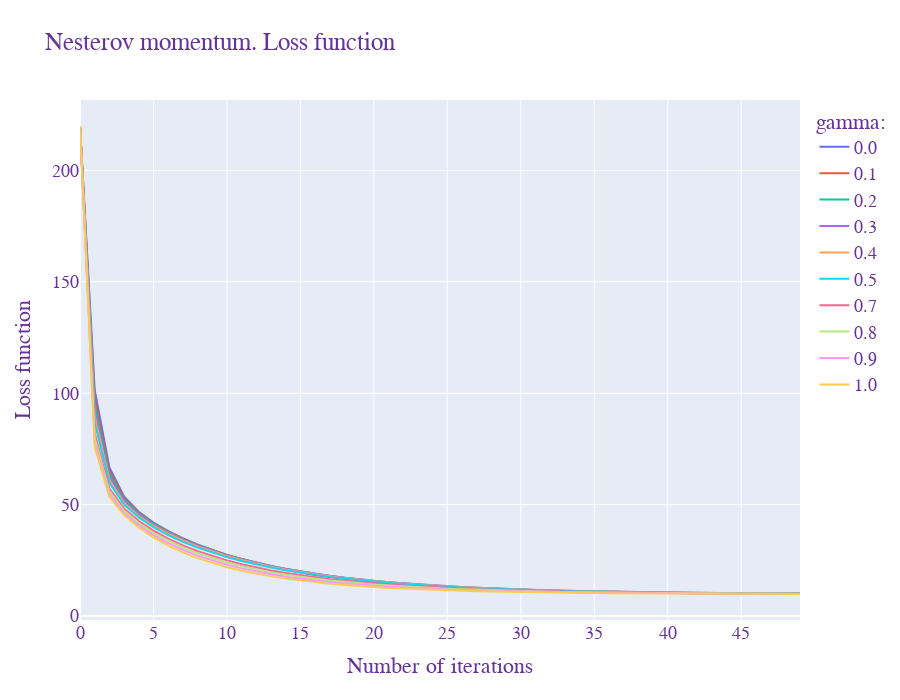

The cell this chart's notebook holds for it:
### Markdown cell above
### Nesterov momentum

<p style="align: center;"><img align=center src="https://tex.s2cms.ru/svg/%0Av_t%20%3D%20%5Cgamma%20v_%7Bt-1%7D%20%2B%20%5Ceta%20%5Cnabla_%5Ctheta%20J(%20%5Ctheta%20-%20%5Cgamma%20v_%7Bt-1%7D%20)%0A" height=50/></p>

<p style="align: center;"><img align=center src="https://tex.s2cms.ru/svg/%0A%5Ctheta%20%3D%20%5Ctheta%20-%20v_t%0A" height=50/></p>

### Code cell
optimiser = GradientOptimiser()
losses= {}
for gamma in [0, 0.1, 0.2, 0.3, 0.4, 0.5, 0.7, 0.8, 0.9, 1]:
  # reset already learned coefficients 
  optimiser.coeffs = None
  optimiser.fit(X, y, lr = 3e-2, max_iter=50, method = 'nesterov', nbatches= 10, gamma = gamma)
  losses.setdefault (gamma, optimiser.get_mseloss())
for k,v in losses.items():
  print (f'Gamma: {k}, MSE:{round(v[-1],6)}')
plot_losses(losses, title= 'Nesterov momentum. Loss function', legend = 'gamma:')

### Figure 1 — Plotly figure (JSON) as saved in the notebook; plotly's stock layout.template omitted (floating-point values rounded to 4 significant figures)
{"data": [{"hovertemplate": "variable=0.0<br>index=%{x}<br>value=%{y}<extra></extra>", "legendgroup": "0.0", "line": {"color": "#636efa", "dash": "solid"}, "marker": {"symbol": "circle"}, "mode": "lines", "name": "0.0", "orientation": "v", "showlegend": true, "type": "scatter", "x": [0, 1, 2, 3, 4, 5, 6, 7, 8, 9, 10, 11, 12, 13, 14, 15, 16, 17, 18, 19, 20, 21, 22, 23, 24, 25, 26, 27, 28, 29, 30, 31, 32, 33, 34, 35, 36, 37, 38, 39, 40, 41, 42, 43, 44, 45, 46, 47, 48, 49], "xaxis": "x", "y": [219.9, 101.5, 66.74, 53.67, 46.76, 41.96, 38.12, 34.86, 32.02, 29.53, 27.33, 25.38, 23.65, 22.12, 20.76, 19.56, 18.49, 17.54, 16.69, 15.94, 15.28, 14.68, 14.16, 13.69, 13.27, 12.9, 12.57, 12.28, 12.02, 11.78, 11.58, 11.39, 11.22, 11.08, 10.94, 10.83, 10.72, 10.63, 10.54, 10.47, 10.4, 10.34, 10.28, 10.23, 10.19, 10.15, 10.11, 10.08, 10.05, 10.03], "yaxis": "y"}, {"hovertemplate": "variable=0.1<br>index=%{x}<br>value=%{y}<extra></extra>", "legendgroup": "0.1", "line": {"color": "#EF553B", "dash": "solid"}, "marker": {"symbol": "circle"}, "mode": "lines", "name": "0.1", "orientation": "v", "showlegend": true, "type": "scatter", "x": [0, 1, 2, 3, 4, 5, 6, 7, 8, 9, 10, 11, 12, 13, 14, 15, 16, 17, 18, 19, 20, 21, 22, 23, 24, 25, 26, 27, 28, 29, 30, 31, 32, 33, 34, 35, 36, 37, 38, 39, 40, 41, 42, 43, 44, 45, 46, 47, 48, 49], "xaxis": "x", "y": [219.9, 98.31, 65.23, 53.03, 46.43, 41.76, 38.0, 34.81, 32.05, 29.62, 27.48, 25.58, 23.9, 22.4, 21.06, 19.88, 18.82, 17.87, 17.02, 16.27, 15.6, 14.99, 14.45, 13.97, 13.54, 13.15, 12.81, 12.5, 12.22, 11.97, 11.75, 11.55, 11.38, 11.22, 11.07, 10.94, 10.83, 10.72, 10.63, 10.55, 10.47, 10.41, 10.34, 10.29, 10.24, 10.2, 10.16, 10.12, 10.09, 10.06], "yaxis": "y"}, {"hovertemplate": "variable=0.2<br>index=%{x}<br>value=%{y}<extra></extra>", "legendgroup": "0.2", "line": {"color": "#00cc96", "dash": "solid"}, "marker": {"symbol": "circle"}, "mode": "lines", "name": "0.2", "orientation": "v", "showlegend": true, "type": "scatter", "x": [0, 1, 2, 3, 4, 5, 6, 7, 8, 9, 10, 11, 12, 13, 14, 15, 16, 17, 18, 19, 20, 21, 22, 23, 24, 25, 26, 27, 28, 29, 30, 31, 32, 33, 34, 35, 36, 37, 38, 39, 40, 41, 42, 43, 44, 45, 46, 47, 48, 49], "xaxis": "x", "y": [219.9, 95.27, 63.79, 52.35, 46.02, 41.46, 37.78, 34.65, 31.94, 29.57, 27.48, 25.62, 23.97, 22.51, 21.2, 20.03, 18.98, 18.05, 17.21, 16.46, 15.78, 15.18, 14.64, 14.15, 13.71, 13.32, 12.96, 12.65, 12.36, 12.11, 11.88, 11.67, 11.48, 11.31, 11.16, 11.03, 10.91, 10.8, 10.7, 10.61, 10.53, 10.46, 10.39, 10.33, 10.28, 10.23, 10.19, 10.15, 10.12, 10.08], "yaxis": "y"}, {"hovertemplate": "variable=0.3<br>index=%{x}<br>value=%{y}<extra></extra>", "legendgroup": "0.3", "line": {"color": "#ab63fa", "dash": "solid"}, "marker": {"symbol": "circle"}, "mode": "lines", "name": "0.3", "orientation": "v", "showlegend": true, "type": "scatter", "x": [0, 1, 2, 3, 4, 5, 6, 7, 8, 9, 10, 11, 12, 13, 14, 15, 16, 17, 18, 19, 20, 21, 22, 23, 24, 25, 26, 27, 28, 29, 30, 31, 32, 33, 34, 35, 36, 37, 38, 39, 40, 41, 42, 43, 44, 45, 46, 47, 48, 49], "xaxis": "x", "y": [219.9, 92.37, 62.41, 51.63, 45.52, 41.06, 37.43, 34.36, 31.69, 29.36, 27.3, 25.49, 23.87, 22.44, 21.15, 20.01, 18.98, 18.06, 17.24, 16.49, 15.83, 15.23, 14.69, 14.21, 13.77, 13.38, 13.02, 12.71, 12.42, 12.16, 11.93, 11.72, 11.53, 11.36, 11.21, 11.07, 10.94, 10.83, 10.73, 10.64, 10.56, 10.48, 10.42, 10.35, 10.3, 10.25, 10.21, 10.17, 10.13, 10.1], "yaxis": "y"}, {"hovertemplate": "variable=0.4<br>index=%{x}<br>value=%{y}<extra></extra>", "legendgroup": "0.4", "line": {"color": "#FFA15A", "dash": "solid"}, "marker": {"symbol": "circle"}, "mode": "lines", "name": "0.4", "orientation": "v", "showlegend": true, "type": "scatter", "x": [0, 1, 2, 3, 4, 5, 6, 7, 8, 9, 10, 11, 12, 13, 14, 15, 16, 17, 18, 19, 20, 21, 22, 23, 24, 25, 26, 27, 28, 29, 30, 31, 32, 33, 34, 35, 36, 37, 38, 39, 40, 41, 42, 43, 44, 45, 46, 47, 48, 49], "xaxis": "x", "y": [219.9, 89.62, 61.06, 50.86, 44.94, 40.54, 36.96, 33.91, 31.28, 28.98, 26.96, 25.18, 23.6, 22.19, 20.93, 19.81, 18.81, 17.91, 17.1, 16.38, 15.73, 15.14, 14.61, 14.14, 13.71, 13.33, 12.98, 12.67, 12.39, 12.13, 11.9, 11.7, 11.51, 11.34, 11.19, 11.06, 10.93, 10.82, 10.72, 10.63, 10.55, 10.48, 10.41, 10.35, 10.3, 10.25, 10.2, 10.16, 10.13, 10.1], "yaxis": "y"}, {"hovertemplate": "variable=0.5<br>index=%{x}<br>value=%{y}<extra></extra>", "legendgroup": "0.5", "line": {"color": "#19d3f3", "dash": "solid"}, "marker": {"symbol": "circle"}, "mode": "lines", "name": "0.5", "orientation": "v", "showlegend": true, "type": "scatter", "x": [0, 1, 2, 3, 4, 5, 6, 7, 8, 9, 10, 11, 12, 13, 14, 15, 16, 17, 18, 19, 20, 21, 22, 23, 24, 25, 26, 27, 28, 29, 30, 31, 32, 33, 34, 35, 36, 37, 38, 39, 40, 41, 42, 43, 44, 45, 46, 47, 48, 49], "xaxis": "x", "y": [219.9, 87.01, 59.74, 50.03, 44.26, 39.91, 36.35, 33.33, 30.72, 28.45, 26.46, 24.7, 23.15, 21.77, 20.54, 19.45, 18.47, 17.6, 16.82, 16.12, 15.49, 14.92, 14.41, 13.95, 13.54, 13.17, 12.84, 12.54, 12.27, 12.03, 11.81, 11.61, 11.43, 11.27, 11.13, 11.0, 10.88, 10.77, 10.68, 10.59, 10.52, 10.45, 10.38, 10.32, 10.27, 10.23, 10.18, 10.15, 10.11, 10.08], "yaxis": "y"}, {"hovertemplate": "variable=0.7<br>index=%{x}<br>value=%{y}<extra></extra>", "legendgroup": "0.7", "line": {"color": "#FF6692", "dash": "solid"}, "marker": {"symbol": "circle"}, "mode": "lines", "name": "0.7", "orientation": "v", "showlegend": true, "type": "scatter", "x": [0, 1, 2, 3, 4, 5, 6, 7, 8, 9, 10, 11, 12, 13, 14, 15, 16, 17, 18, 19, 20, 21, 22, 23, 24, 25, 26, 27, 28, 29, 30, 31, 32, 33, 34, 35, 36, 37, 38, 39, 40, 41, 42, 43, 44, 45, 46, 47, 48, 49], "xaxis": "x", "y": [219.9, 82.2, 57.18, 48.23, 42.64, 38.32, 34.77, 31.76, 29.17, 26.94, 24.99, 23.29, 21.8, 20.49, 19.33, 18.3, 17.4, 16.59, 15.87, 15.24, 14.67, 14.16, 13.71, 13.31, 12.94, 12.62, 12.33, 12.07, 11.84, 11.64, 11.45, 11.28, 11.13, 11.0, 10.88, 10.77, 10.67, 10.59, 10.51, 10.44, 10.37, 10.32, 10.26, 10.22, 10.18, 10.14, 10.1, 10.07, 10.05, 10.02], "yaxis": "y"}, {"hovertemplate": "variable=0.8<br>index=%{x}<br>value=%{y}<extra></extra>", "legendgroup": "0.8", "line": {"color": "#B6E880", "dash": "solid"}, "marker": {"symbol": "circle"}, "mode": "lines", "name": "0.8", "orientation": "v", "showlegend": true, "type": "scatter", "x": [0, 1, 2, 3, 4, 5, 6, 7, 8, 9, 10, 11, 12, 13, 14, 15, 16, 17, 18, 19, 20, 21, 22, 23, 24, 25, 26, 27, 28, 29, 30, 31, 32, 33, 34, 35, 36, 37, 38, 39, 40, 41, 42, 43, 44, 45, 46, 47, 48, 49], "xaxis": "x", "y": [219.9, 79.99, 55.93, 47.27, 41.71, 37.38, 33.81, 30.79, 28.21, 25.99, 24.07, 22.4, 20.94, 19.67, 18.55, 17.57, 16.71, 15.94, 15.27, 14.67, 14.15, 13.68, 13.26, 12.89, 12.57, 12.27, 12.01, 11.78, 11.57, 11.39, 11.23, 11.08, 10.95, 10.83, 10.72, 10.63, 10.55, 10.47, 10.4, 10.34, 10.29, 10.24, 10.19, 10.15, 10.12, 10.08, 10.06, 10.03, 10.01, 9.984], "yaxis": "y"}, {"hovertemplate": "variable=0.9<br>index=%{x}<br>value=%{y}<extra></extra>", "legendgroup": "0.9", "line": {"color": "#FF97FF", "dash": "solid"}, "marker": {"symbol": "circle"}, "mode": "lines", "name": "0.9", "orientation": "v", "showlegend": true, "type": "scatter", "x": [0, 1, 2, 3, 4, 5, 6, 7, 8, 9, 10, 11, 12, 13, 14, 15, 16, 17, 18, 19, 20, 21, 22, 23, 24, 25, 26, 27, 28, 29, 30, 31, 32, 33, 34, 35, 36, 37, 38, 39, 40, 41, 42, 43, 44, 45, 46, 47, 48, 49], "xaxis": "x", "y": [219.9, 77.91, 54.71, 46.28, 40.73, 36.37, 32.76, 29.73, 27.14, 24.94, 23.04, 21.41, 20.0, 18.77, 17.7, 16.77, 15.96, 15.25, 14.62, 14.07, 13.59, 13.17, 12.79, 12.46, 12.17, 11.91, 11.68, 11.48, 11.3, 11.14, 11.0, 10.87, 10.76, 10.66, 10.57, 10.49, 10.42, 10.35, 10.3, 10.25, 10.2, 10.16, 10.12, 10.09, 10.06, 10.03, 10.01, 9.985, 9.966, 9.948], "yaxis": "y"}, {"hovertemplate": "variable=1.0<br>index=%{x}<br>value=%{y}<extra></extra>", "legendgroup": "1.0", "line": {"color": "#FECB52", "dash": "solid"}, "marker": {"symbol": "circle"}, "mode": "lines", "name": "1.0", "orientation": "v", "showlegend": true, "type": "scatter", "x": [0, 1, 2, 3, 4, 5, 6, 7, 8, 9, 10, 11, 12, 13, 14, 15, 16, 17, 18, 19, 20, 21, 22, 23, 24, 25, 26, 27, 28, 29, 30, 31, 32, 33, 34, 35, 36, 37, 38, 39, 40, 41, 42, 43, 44, 45, 46, 47, 48, 49], "xaxis": "x", "y": [219.9, 75.95, 53.52, 45.29, 39.72, 35.3, 31.64, 28.58, 26.0, 23.81, 21.94, 20.35, 18.99, 17.82, 16.81, 15.94, 15.19, 14.53, 13.96, 13.47, 13.04, 12.66, 12.33, 12.04, 11.79, 11.56, 11.37, 11.19, 11.04, 10.9, 10.78, 10.68, 10.58, 10.5, 10.43, 10.36, 10.3, 10.25, 10.2, 10.16, 10.12, 10.09, 10.06, 10.03, 10.01, 9.983, 9.963, 9.945, 9.929, 9.915], "yaxis": "y"}], "layout": {"font": {"color": "RebeccaPurple", "family": "Courier New, monospace", "size": 18}, "height": 700, "legend": {"title": {"text": "gamma:"}, "tracegroupgap": 0}, "title": {"text": "Nesterov momentum. Loss function"}, "xaxis": {"anchor": "y", "domain": [0, 1], "title": {"text": "Number of iterations"}}, "yaxis": {"anchor": "x", "domain": [0, 1], "title": {"text": "Loss function"}}}}
